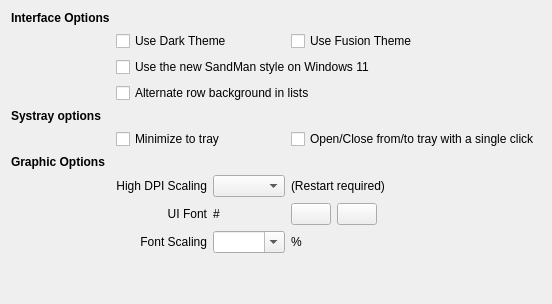
       <widget class="QWidget" name="tabGUI">
        <attribute name="title">
         <string>Interface Config</string>
        </attribute>
        <layout class="QGridLayout" name="gridLayout_17">
         <item row="0" column="0">
          <layout class="QGridLayout" name="gridLayout">
           <item row="9" column="1">
            <widget class="QLabel" name="label_24">
             <property name="text">
              <string>Font Scaling</string>
             </property>
             <property name="alignment">
              <set>Qt::AlignmentFlag::AlignRight|Qt::AlignmentFlag::AlignTrailing|Qt::AlignmentFlag::AlignVCenter</set>
             </property>
             <property name="buddy">
              <cstring>cmbFontScale</cstring>
             </property>
            </widget>
           </item>
           <item row="9" column="3">
            <widget class="QLabel" name="label_13">
             <property name="text">
              <string>%</string>
             </property>
            </widget>
           </item>
           <item row="8" column="3">
            <layout class="QHBoxLayout" name="horizontalLayout_7">
             <item>
              <widget class="QPushButton" name="btnSelectUiFont">
               <property name="toolTip">
                <string>Select Font</string>
               </property>
               <property name="text">
                <string/>
               </property>
              </widget>
             </item>
             <item>
              <widget class="QPushButton" name="btnResetUiFont">
               <property name="toolTip">
                <string>Reset Font</string>
               </property>
               <property name="text">
                <string/>
               </property>
              </widget>
             </item>
             <item>
              <spacer name="horizontalSpacer_23">
               <property name="orientation">
                <enum>Qt::Orientation::Horizontal</enum>
               </property>
               <property name="sizeHint" stdset="0">
                <size>
                 <width>40</width>
                 <height>20</height>
                </size>
               </property>
              </spacer>
             </item>
            </layout>
           </item>
           <item row="0" column="0">
            <widget class="QLabel" name="lblInterface">
             <property name="font">
              <font>
               <bold>true</bold>
               <kerning>true</kerning>
              </font>
             </property>
             <property name="text">
              <string>Interface Options</string>
             </property>
            </widget>
           </item>
           <item row="7" column="2">
            <widget class="QComboBox" name="cmbDPI"/>
           </item>
           <item row="10" column="3">
            <spacer name="horizontalSpacer_12">
             <property name="orientation">
              <enum>Qt::Orientation::Horizontal</enum>
             </property>
             <property name="sizeHint" stdset="0">
              <size>
               <width>40</width>
               <height>20</height>
              </size>
             </property>
            </spacer>
           </item>
           <item row="4" column="0">
            <widget class="QLabel" name="lblSysTray">
             <property name="font">
              <font>
               <bold>true</bold>
               <kerning>true</kerning>
              </font>
             </property>
             <property name="text">
              <string>Systray options</string>
             </property>
            </widget>
           </item>
           <item row="7" column="1">
            <widget class="QLabel" name="label_23">
             <property name="text">
              <string>High DPI Scaling</string>
             </property>
             <property name="alignment">
              <set>Qt::AlignmentFlag::AlignRight|Qt::AlignmentFlag::AlignTrailing|Qt::AlignmentFlag::AlignVCenter</set>
             </property>
             <property name="buddy">
              <cstring>cmbDPI</cstring>
             </property>
            </widget>
           </item>
           <item row="7" column="3">
            <widget class="QLabel" name="label_8">
             <property name="text">
              <string>(Restart required)</string>
             </property>
            </widget>
           </item>
           <item row="6" column="0">
            <widget class="QLabel" name="lblDisplay">
             <property name="font">
              <font>
               <bold>true</bold>
               <kerning>true</kerning>
              </font>
             </property>
             <property name="text">
              <string>Graphic Options</string>
             </property>
            </widget>
           </item>
           <item row="8" column="1">
            <widget class="QLabel" name="label_33">
             <property name="text">
              <string>UI Font</string>
             </property>
             <property name="alignment">
              <set>Qt::AlignmentFlag::AlignRight|Qt::AlignmentFlag::AlignTrailing|Qt::AlignmentFlag::AlignVCenter</set>
             </property>
             <property name="buddy">
              <cstring>lblUiFont</cstring>
             </property>
            </widget>
           </item>
           <item row="3" column="1" colspan="3">
            <widget class="QCheckBox" name="chkAltRows">
             <property name="text">
              <string>Alternate row background in lists</string>
             </property>
            </widget>
           </item>
           <item row="10" column="4">
            <spacer name="horizontalSpacer_13">
             <property name="orientation">
              <enum>Qt::Orientation::Horizontal</enum>
             </property>
             <property name="sizeHint" stdset="0">
              <size>
               <width>40</width>
               <height>20</height>
              </size>
             </property>
            </spacer>
           </item>
           <item row="8" column="2">
            <widget class="QLabel" name="lblUiFont">
             <property name="text">
              <string>#</string>
             </property>
            </widget>
           </item>
           <item row="9" column="2">
            <widget class="QComboBox" name="cmbFontScale">
             <property name="editable">
              <bool>true</bool>
             </property>
            </widget>
           </item>
           <item row="10" column="0">
            <spacer name="verticalSpacer">
             <property name="orientation">
              <enum>Qt::Orientation::Vertical</enum>
             </property>
             <property name="sizeHint" stdset="0">
              <size>
               <width>20</width>
               <height>40</height>
              </size>
             </property>
            </spacer>
           </item>
           <item row="10" column="2">
            <spacer name="horizontalSpacer_11">
             <property name="orientation">
              <enum>Qt::Orientation::Horizontal</enum>
             </property>
             <property name="sizeHint" stdset="0">
              <size>
               <width>40</width>
               <height>20</height>
              </size>
             </property>
            </spacer>
           </item>
           <item row="2" column="1" colspan="3">
            <widget class="QCheckBox" name="chkUseW11Style">
             <property name="text">
              <string>Use the new SandMan style on Windows 11</string>
             </property>
            </widget>
           </item>
           <item row="5" column="3" colspan="2">
            <widget class="QCheckBox" name="chkSingleShow">
             <property name="text">
              <string>Open/Close from/to tray with a single click</string>
             </property>
            </widget>
           </item>
           <item row="5" column="1" colspan="2">
            <widget class="QCheckBox" name="chkMinimize">
             <property name="text">
              <string>Minimize to tray</string>
             </property>
            </widget>
           </item>
           <item row="1" column="1" colspan="2">
            <widget class="QCheckBox" name="chkDarkTheme">
             <property name="text">
              <string>Use Dark Theme</string>
             </property>
             <property name="tristate">
              <bool>true</bool>
             </property>
            </widget>
           </item>
           <item row="1" column="3" colspan="2">
            <widget class="QCheckBox" name="chkFusionTheme">
             <property name="text">
              <string>Use Fusion Theme</string>
             </property>
             <property name="tristate">
              <bool>true</bool>
             </property>
            </widget>
           </item>
          </layout>
         </item>
        </layout>
       </widget>
